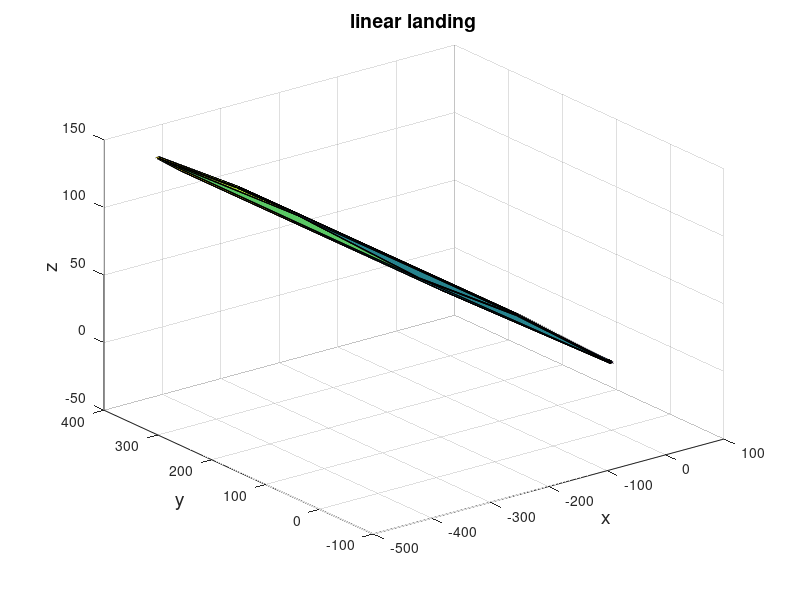

MATLAB code to generate this figure:

%straight line
%fileID = fopen('datasets/linear/train/train.txt','w');
%fileID = fopen('datasets/linear/val/val.txt','w');
%fileID = fopen('datasets/linear/vis/vis.txt','w');
%fileID = fopen('train.txt','w');
%fileID = fopen('val.txt','w');
% fileID = fopen('testgt.txt','w');
% fileID = fopen('testdisrupt.txt','w');
% fileID = fopen('testmusk.txt','w');
% fileID = fopen('testpointmusk.txt','w');
mvx = 25; %max horizontal speed
mvy = 25; %max horizontal speed
mvz = 9;  %max descend speed
point = [];
point1 = [];
point2 = [];
point3 = [];
point4 = [];
point5 = [];
point6 = [];
point7 = [];
point8 = [];
point9 = [];
poingt10 = [];
for i = 1 : 1 %trajectory number
    if mod(i,4) == 0
    state = [400 + 200*(rand()-0.5) , 400 + 200*(rand()-0.5), 140 + 15*(rand()-0.5)];
    elseif mod(i,4) == 1
    state = [-400 + 200*(rand()-0.5) , 400 + 200*(rand()-0.5), 140 + 15*(rand()-0.5)];
    elseif mod(i,4) == 2
    state = [400 + 200*(rand()-0.5) , -400 + 200*(rand()-0.5), 140 + 15*(rand()-0.5)];
    elseif mod(i,4)==3
    state = [-400 + 200*(rand()-0.5) , -400 + 200*(rand()-0.5), 140 + 15*(rand()-0.5)];
    end
    destination = [0, 0, 0];
    first = 1;        

    for t = 1 : 20
        vb = (destination - state)/(21 - t);
        if mod(i,4) == 0
        xv = max(-mvx , vb(1) + 15 * (rand() - 0.5));
        yv = max(-mvy, vb(2) + 15*(rand() - 0.5));
        elseif mod(i,4) == 1
        xv = min(mvx , vb(1) + 15 * (rand() - 0.5));
        yv = max(-mvy, vb(2) + 15*(rand() - 0.5));
        elseif mod(i,4) == 2
        xv = max(-mvx , vb(1) + 15 * (rand() - 0.5));
        yv = min(mvy, vb(2) + 15*(rand() - 0.5));
        elseif mod(i,4)==3
        xv = min(mvx , vb(1) + 15 * (rand() - 0.5));
        yv = min(mvy, vb(2) + 15*(rand() - 0.5));
        end

        zv = max(-mvz, vb(3) + 15*(rand() - 0.5));

        state(1) = state(1) + xv;
        state(2) = state(2) + yv;
        state(3) = max(state(3) + zv,0); % bound z above zero
        if first == 1
            h = 'new';
            first = 0;
        elseif t <= 10
            h = 'past';
        else
            h = 'future';
        end
        
        historyx(t) = state(1);
        historyy(t) = state(2);
        historyz(t) = state(3);
    end
    %disrupt
    for d = 1:100
        for t = 1:20
            if t == 1
                h = 'new';
            elseif t <= 10
                h = 'past';
            else
                h = 'future';
            end
           newhistoryx = historyx(t);
           newhistoryy = historyy(t);
           newhistoryz = historyz(t);
           dt = 0.2 * (rand() - 0.5);
           dx = 5*(rand()-0.5);
           dy = 5*(rand()-0.5);
           dz = 0.5*(rand()-0.5);
           newhistoryx = newhistoryx + dx;
           newhistoryy = newhistoryy + dy;
           newhistoryz = newhistoryz + dz;
           point = [point;[newhistoryx, newhistoryy, newhistoryz]];
        end

    end

% 
%     figure(1)
%     scatter3(historyx, historyy, historyz)
%     plot3(historyx, historyy, historyz, 'o-')
%     title('linear landing', 'FontSize', 14)
%     xlabel('x', 'FontSize', 14)
%     ylabel('y', 'FontSize', 14)
%     zlabel('z', 'FontSize', 14)
%     hold on
end
%str = sprintf('linear%d.png', i);
%print(gcf,str,'-dpng','-r900'); 

points = [transpose(historyx), transpose(historyy), transpose(historyz)];
% Compute the convex hull using the convhulln function
K = convhulln(point);

% Generate a mesh using the vertices and faces of the convex hull
vertices = point;
faces = K;
trisurf(faces, vertices(:,1), vertices(:,2), vertices(:,3));
title('linear landing', 'FontSize', 14)
xlabel('x', 'FontSize', 14)
ylabel('y', 'FontSize', 14)
zlabel('z', 'FontSize', 14)
hold on